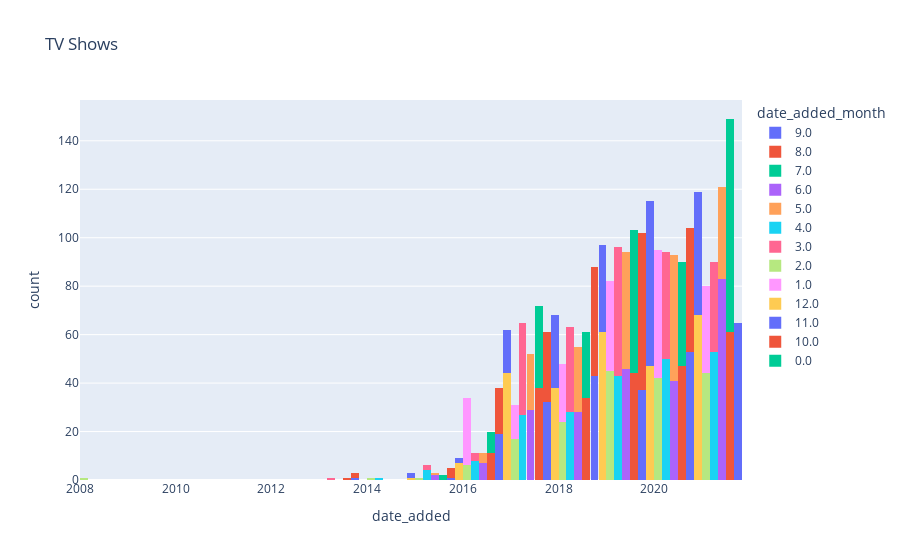

The cell this chart's notebook holds for it:
### Code cell
px.histogram(data_frame= data_df[data_df['type'] == 'TV Show'], x = 'date_added', title= "TV Shows", color='date_added_month')

### Figure 1 — Plotly figure (JSON) as saved in the notebook; plotly's stock layout.template omitted (floating-point values rounded to 4 significant figures; data arrays with more than 128 entries replaced by an {"elided": "..."} marker saying what was removed)
{"data": [{"alignmentgroup": "True", "bingroup": "x", "hovertemplate": "date_added_month=9.0<br>date_added=%{x}<br>count=%{y}<extra></extra>", "legendgroup": "9.0", "marker": {"color": "#636efa", "pattern": {"shape": ""}}, "name": "9.0", "offsetgroup": "9.0", "orientation": "v", "showlegend": true, "type": "histogram", "x": {"elided": "251 str values"}, "xaxis": "x", "yaxis": "y"}, {"alignmentgroup": "True", "bingroup": "x", "hovertemplate": "date_added_month=8.0<br>date_added=%{x}<br>count=%{y}<extra></extra>", "legendgroup": "8.0", "marker": {"color": "#EF553B", "pattern": {"shape": ""}}, "name": "8.0", "offsetgroup": "8.0", "orientation": "v", "showlegend": true, "type": "histogram", "x": {"elided": "236 str values"}, "xaxis": "x", "yaxis": "y"}, {"alignmentgroup": "True", "bingroup": "x", "hovertemplate": "date_added_month=7.0<br>date_added=%{x}<br>count=%{y}<extra></extra>", "legendgroup": "7.0", "marker": {"color": "#00cc96", "pattern": {"shape": ""}}, "name": "7.0", "offsetgroup": "7.0", "orientation": "v", "showlegend": true, "type": "histogram", "x": {"elided": "262 str values"}, "xaxis": "x", "yaxis": "y"}, {"alignmentgroup": "True", "bingroup": "x", "hovertemplate": "date_added_month=6.0<br>date_added=%{x}<br>count=%{y}<extra></extra>", "legendgroup": "6.0", "marker": {"color": "#ab63fa", "pattern": {"shape": ""}}, "name": "6.0", "offsetgroup": "6.0", "orientation": "v", "showlegend": true, "type": "histogram", "x": {"elided": "236 str values"}, "xaxis": "x", "yaxis": "y"}, {"alignmentgroup": "True", "bingroup": "x", "hovertemplate": "date_added_month=5.0<br>date_added=%{x}<br>count=%{y}<extra></extra>", "legendgroup": "5.0", "marker": {"color": "#FFA15A", "pattern": {"shape": ""}}, "name": "5.0", "offsetgroup": "5.0", "orientation": "v", "showlegend": true, "type": "histogram", "x": {"elided": "193 str values"}, "xaxis": "x", "yaxis": "y"}, {"alignmentgroup": "True", "bingroup": "x", "hovertemplate": "date_added_month=4.0<br>date_added=%{x}<br>count=%{y}<extra></extra>", "legendgroup": "4.0", "marker": {"color": "#19d3f3", "pattern": {"shape": ""}}, "name": "4.0", "offsetgroup": "4.0", "orientation": "v", "showlegend": true, "type": "histogram", "x": {"elided": "214 str values"}, "xaxis": "x", "yaxis": "y"}, {"alignmentgroup": "True", "bingroup": "x", "hovertemplate": "date_added_month=3.0<br>date_added=%{x}<br>count=%{y}<extra></extra>", "legendgroup": "3.0", "marker": {"color": "#FF6692", "pattern": {"shape": ""}}, "name": "3.0", "offsetgroup": "3.0", "orientation": "v", "showlegend": true, "type": "histogram", "x": {"elided": "213 str values"}, "xaxis": "x", "yaxis": "y"}, {"alignmentgroup": "True", "bingroup": "x", "hovertemplate": "date_added_month=2.0<br>date_added=%{x}<br>count=%{y}<extra></extra>", "legendgroup": "2.0", "marker": {"color": "#B6E880", "pattern": {"shape": ""}}, "name": "2.0", "offsetgroup": "2.0", "orientation": "v", "showlegend": true, "type": "histogram", "x": {"elided": "181 str values"}, "xaxis": "x", "yaxis": "y"}, {"alignmentgroup": "True", "bingroup": "x", "hovertemplate": "date_added_month=1.0<br>date_added=%{x}<br>count=%{y}<extra></extra>", "legendgroup": "1.0", "marker": {"color": "#FF97FF", "pattern": {"shape": ""}}, "name": "1.0", "offsetgroup": "1.0", "orientation": "v", "showlegend": true, "type": "histogram", "x": {"elided": "192 str values"}, "xaxis": "x", "yaxis": "y"}, {"alignmentgroup": "True", "bingroup": "x", "hovertemplate": "date_added_month=12.0<br>date_added=%{x}<br>count=%{y}<extra></extra>", "legendgroup": "12.0", "marker": {"color": "#FECB52", "pattern": {"shape": ""}}, "name": "12.0", "offsetgroup": "12.0", "orientation": "v", "showlegend": true, "type": "histogram", "x": {"elided": "266 str values"}, "xaxis": "x", "yaxis": "y"}, {"alignmentgroup": "True", "bingroup": "x", "hovertemplate": "date_added_month=11.0<br>date_added=%{x}<br>count=%{y}<extra></extra>", "legendgroup": "11.0", "marker": {"color": "#636efa", "pattern": {"shape": ""}}, "name": "11.0", "offsetgroup": "11.0", "orientation": "v", "showlegend": true, "type": "histogram", "x": {"elided": "207 str values"}, "xaxis": "x", "yaxis": "y"}, {"alignmentgroup": "True", "bingroup": "x", "hovertemplate": "date_added_month=10.0<br>date_added=%{x}<br>count=%{y}<extra></extra>", "legendgroup": "10.0", "marker": {"color": "#EF553B", "pattern": {"shape": ""}}, "name": "10.0", "offsetgroup": "10.0", "orientation": "v", "showlegend": true, "type": "histogram", "x": {"elided": "215 str values"}, "xaxis": "x", "yaxis": "y"}, {"alignmentgroup": "True", "bingroup": "x", "hovertemplate": "date_added_month=0.0<br>date_added=%{x}<br>count=%{y}<extra></extra>", "legendgroup": "0.0", "marker": {"color": "#00cc96", "pattern": {"shape": ""}}, "name": "0.0", "offsetgroup": "0.0", "orientation": "v", "showlegend": true, "type": "histogram", "x": [null, null, null, null, null, null, null, null, null, null], "xaxis": "x", "yaxis": "y"}], "layout": {"barmode": "relative", "legend": {"title": {"text": "date_added_month"}, "tracegroupgap": 0}, "title": {"text": "TV Shows"}, "xaxis": {"anchor": "y", "domain": [0, 1], "title": {"text": "date_added"}}, "yaxis": {"anchor": "x", "domain": [0, 1], "title": {"text": "count"}}}}
